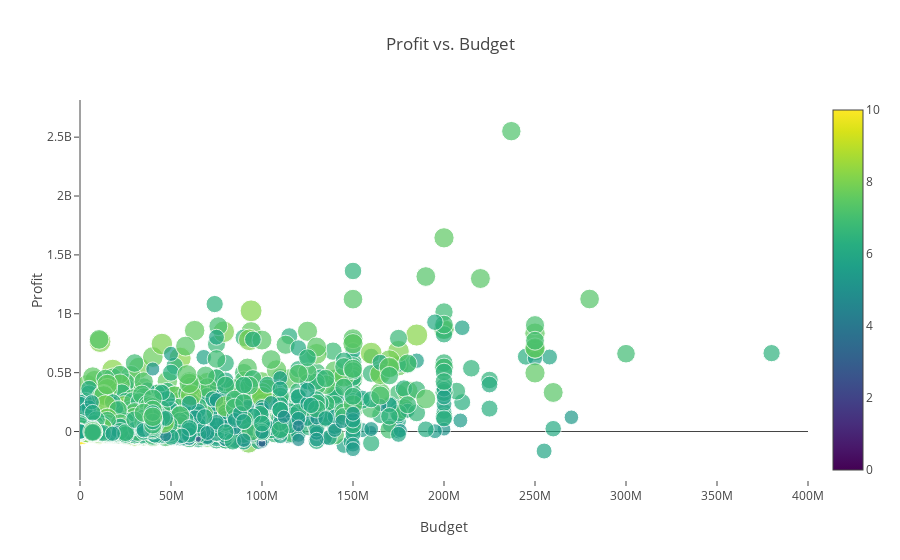

This figure's notebook cell:
### Markdown cell above
### Bubble Chart

### Code cell
layout = go.Layout(
    title='Profit vs. Budget',
    xaxis=dict(
        title='Budget',
        gridcolor='rgb(255, 255, 255)',
        range=[0, 4e8],
        zerolinewidth=1,
        ticklen=5,
        gridwidth=2,
    ),
    yaxis=dict(
        title='Profit',
        gridcolor='rgb(255, 255, 255)',
        zerolinewidth=1,
        ticklen=5,
        gridwidth=2,
    )
)
data = [go.Scatter(
    x=df.budget.values, # Budget
    y=df.profit.values,  # Gross
    mode='markers',
    text= df.title.values, # Movie Titles
    marker=dict(
        size=2.7*(df.vote_average),
        sizeref=1.0,
        color=df.vote_average.values,
        showscale=True,
        colorscale='Viridis'
    ))]
fig = go.Figure(data=data, layout=layout)
iplot(fig)

### Figure 1 — Plotly figure (JSON) as saved in the notebook; plotly's stock layout.template omitted (floating-point values rounded to 4 significant figures; data arrays with more than 128 entries replaced by an {"elided": "..."} marker saying what was removed)
{"data": [{"marker": {"color": {"elided": "4790 float values"}, "colorscale": "Viridis", "showscale": true, "size": {"elided": "4790 float values"}, "sizeref": 1}, "mode": "markers", "text": {"elided": "4790 str values"}, "type": "scatter", "x": {"elided": "4790 int values"}, "y": {"elided": "4790 int values"}}], "layout": {"title": "Profit vs. Budget", "xaxis": {"gridcolor": "rgb(255, 255, 255)", "gridwidth": 2, "range": [0, 400000000], "ticklen": 5, "title": "Budget", "zerolinewidth": 1}, "yaxis": {"gridcolor": "rgb(255, 255, 255)", "gridwidth": 2, "ticklen": 5, "title": "Profit", "zerolinewidth": 1}}}
